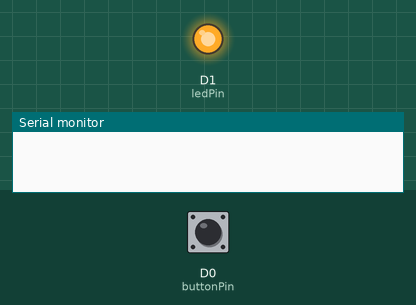
Recording of a sketch running on a simulated Particle Photon. On the bench: output pins drawn as LEDs (lit = HIGH), the last lines printed to the serial monitor. The test bench sets the inputs (shaded band); at power-on: D0 (buttonPin) LOW.

Above: at 1.2 s.
1.3 s: D0 (buttonPin) pulled HIGH for 0.15 s
At 2.4 s:
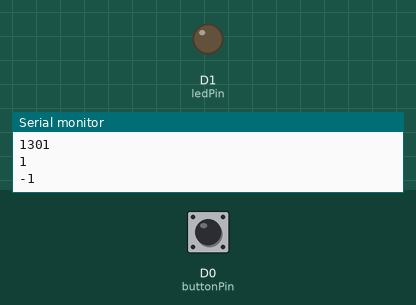
2.9 s: D0 (buttonPin) pulled HIGH for 1 s
At 3.6 s:
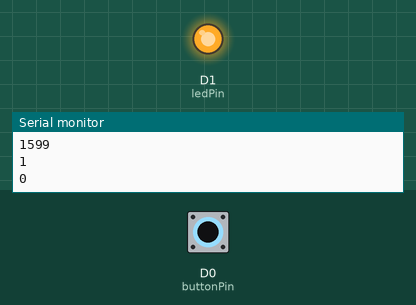
5.4 s: D0 (buttonPin) pulled HIGH for 3.2 s
At 6.7 s:
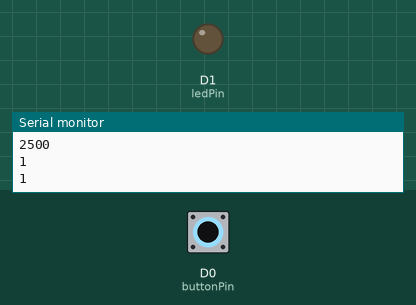
Timing chart, 0 to 8.4 s (numbered marks = the images above; inputs shaded):
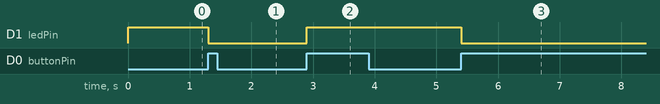

Measured:
- after the input at 1.3 s, D1 (ledPin): HIGH → LOW at once
- after the input at 2.9 s, D1 (ledPin): LOW → HIGH at once
- after the input at 5.4 s, D1 (ledPin): HIGH → LOW at once

The sketch:

partcounter.ino
```cpp
int buttonPin = D0;         // the number of the input pin
int ledPin = D1;       // the number of the output pin

int state = HIGH;      // the current state of the output pin
int reading;           // the current reading from the input pin
int previous = LOW;    // the previous reading from the input pin
int count = -1;

// the follow variables are long's because the time, measured in miliseconds,
// will quickly become a bigger number than can be stored in an int.
unsigned long mytime = 0;         // the last time the output pin was toggled
unsigned long debounce = 50;   // the debounce time, increase if the output flickers

void setup()
{
  pinMode(buttonPin, INPUT);
  pinMode(ledPin, OUTPUT);
  Serial.begin(9600);

}

void loop()
{
  Particle.variable("count",count);

  reading = digitalRead(buttonPin);

  // if the input just went from LOW and HIGH and we've waited long enough
  // to ignore any noise on the circuit, toggle the output pin and remember
  // the time
if (reading == HIGH  && previous == LOW && (millis() - mytime) > debounce) {
  Serial.println("MYTIME:");
  Serial.println(mytime);
  Serial.println(millis() - mytime);
  Serial.println(reading);
  Serial.println(count);
  if (state == HIGH)
  {
    count = count + 1;
    state = LOW;
    mytime = millis();
  }
  else
  {
    count = count + 1;
    state = HIGH;
    mytime = millis();
  }
}


else
{
  if (state == LOW)
  {

    state = LOW;
    //Serial.println("LOW");
    digitalWrite(ledPin,state);
  }
  else
  {

    state = HIGH;
    //Serial.println("HIGH");
    digitalWrite(ledPin, state);
  }
}
 //Serial.println(buttonPin);
  //
   //Serial.println(reading);
previous = reading;
} 
```
